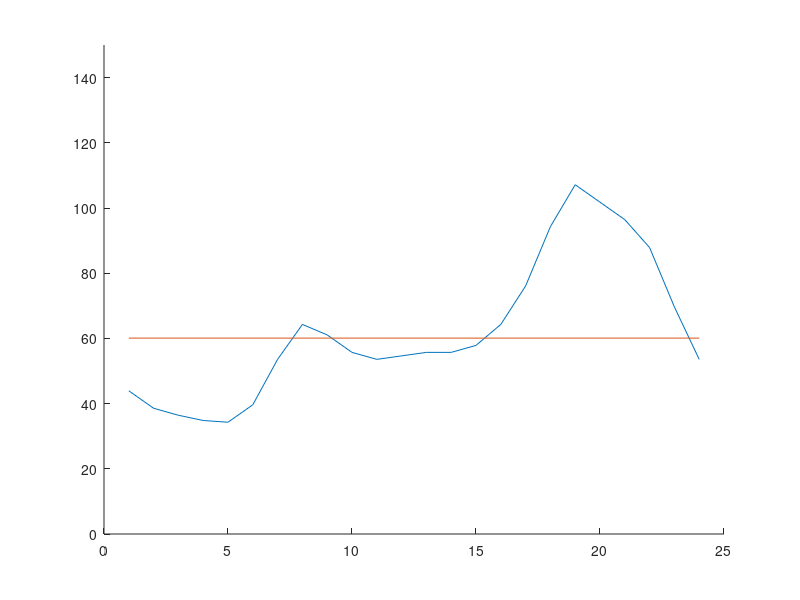

Write MATLAB code to recreate this figure.
% Graph used in the report!

Ave_Power_Data = 150*(1/1.4)*[ ...
    0.41 0.36 0.34 0.325 0.32 0.37 0.5 0.6 0.57 0.52 0.5 0.51 0.52 0.52 0.54 ...
    0.6 0.71 0.88 1 0.95 0.9 0.82 0.65 0.5];

Mean_Ave_Power_Data = trapz(Ave_Power_Data)/24;

figure()
hold on
plot(Ave_Power_Data)
plot([1 24],Mean_Ave_Power_Data*[1 1])
ylim([0 150])